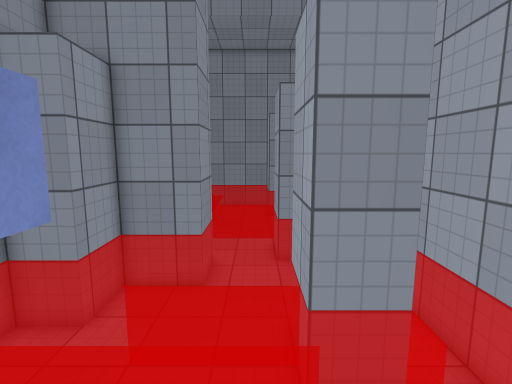
[1] (above)

16 first-person views from a walk through a Unity game level. The camera is 1.5 m above the floor, tilts 8° down and sees 85° across. The floor is counted in squares, 0.5 m on a side. Each view is taken from the middle of a square. On the plan, view 1 faces up. The plan holds only what a view shows up to about 20 squares ahead; the rest is blank. The place goes on beyond the plan. Door leaves are left out, so doorways stand open. Surface patterns are stand-ins for the level's own textures.

[2]
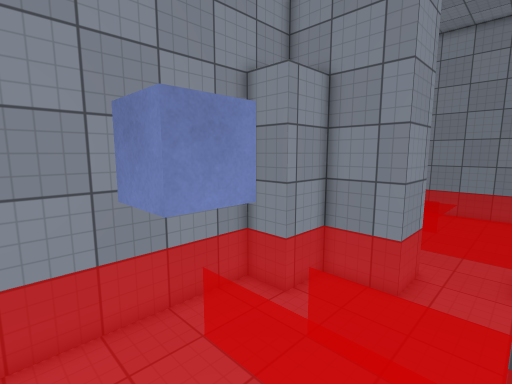

[3]
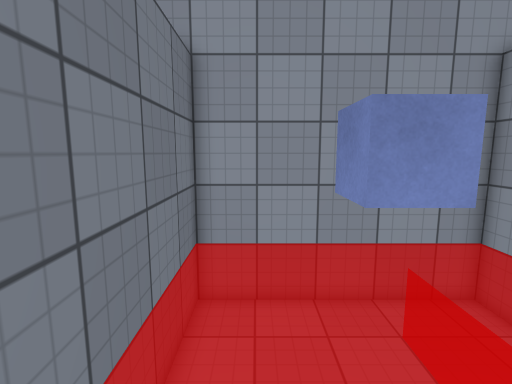

[4]
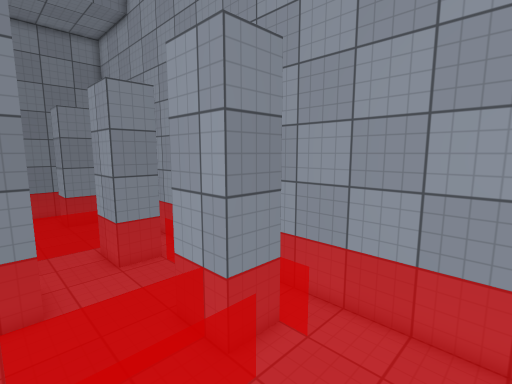

[5]
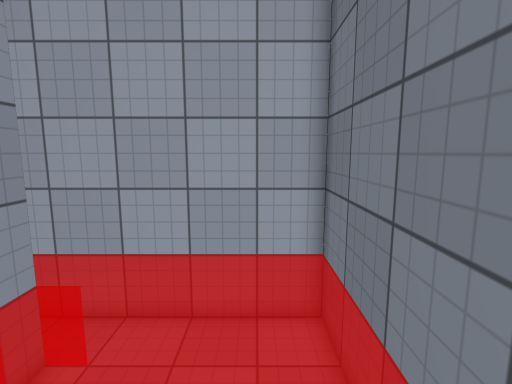

[6]
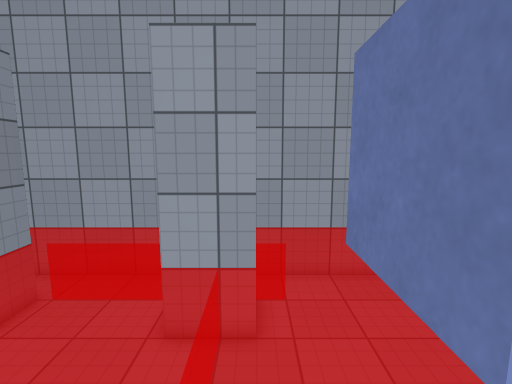

[7]
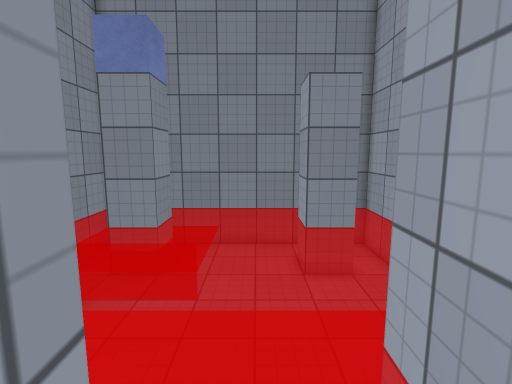

[8]
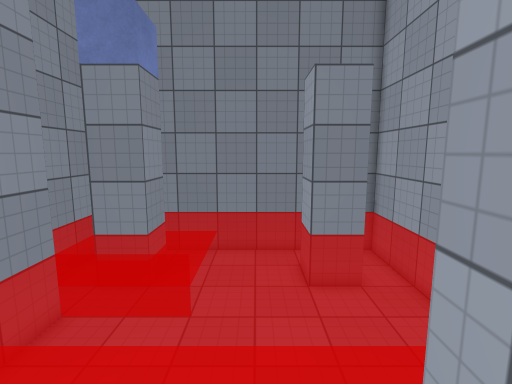

[9]
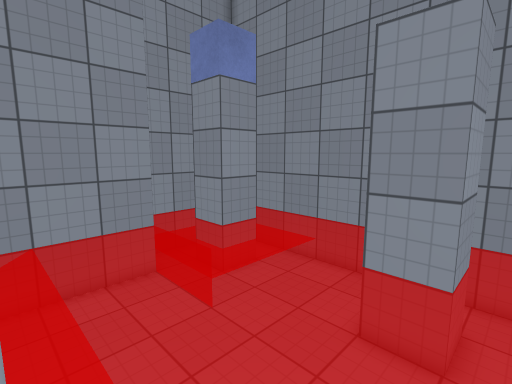

[10]
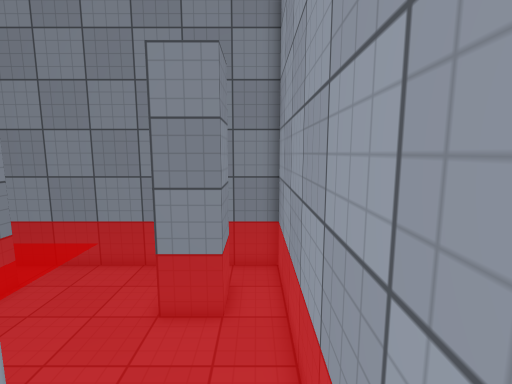

[11]
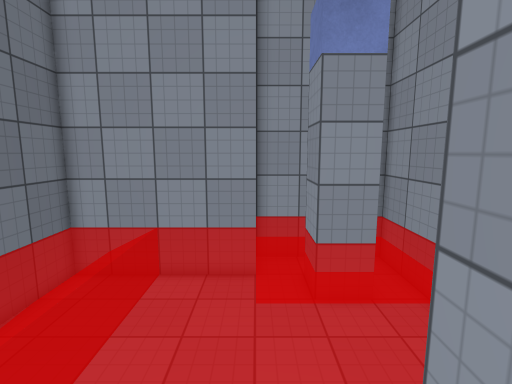

[12]
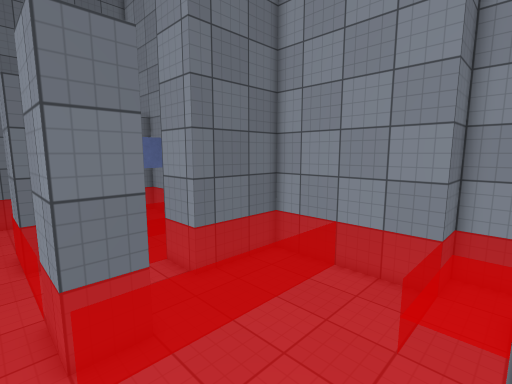

[13]
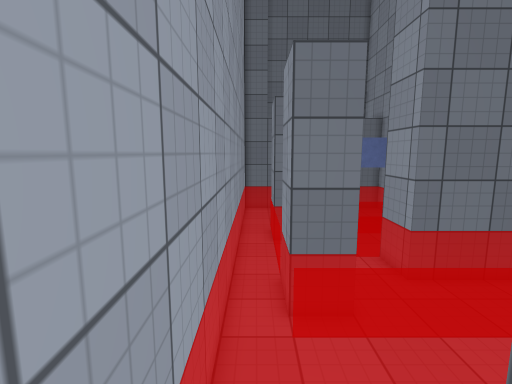

[14]
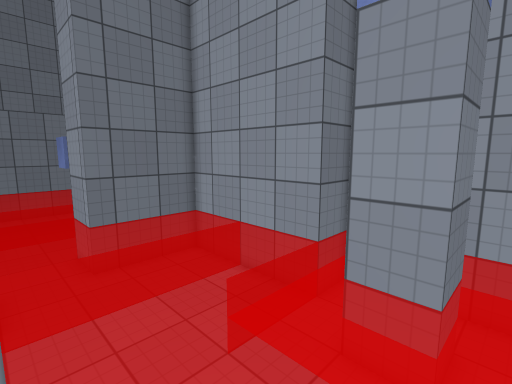

[15]
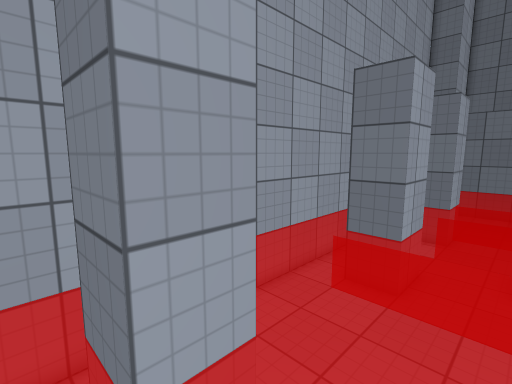

[16]
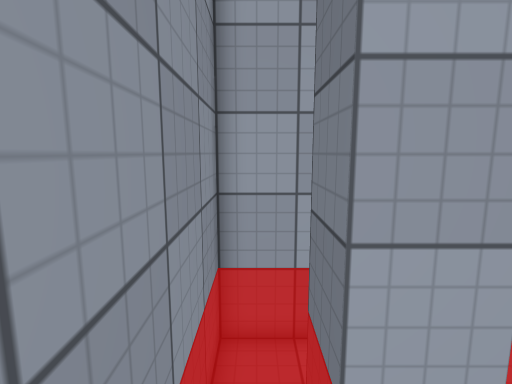

### Floor plan
Points are (right, up) in squares from view 1. A wall is a line through its corners. A room is listed if a view was taken in it or the views show most of it. See-through windows are left out.
Room 1 (views 1, 2, 3, 4, 5, 6)
walls: (-3, 4) (-3, 2) (-5, 2); (3, 5) (1, 5); (-5, 7.5) (-7, 7.5) (-7, -2) (5, -2) (5, 4.5)
Room 2 (views 7, 8)
walls: (1, 7.5) (3, 7.5) (3, 5); (3, 12.5) (1, 12.5) (1, 13.5); (-2, 12.5) (-2, 10); (5, 4.5) (5, 12.5)
Room 3 (views 9, 10, 11, 12, 13, 14, 15, 16)
walls: (1, 22) (1, 24) (3, 24) (3, 22) (1, 22); (1, 13.5) (1, 15) (3, 15) (3, 12.5); (-7.1, 24) (-5, 24) (-5, 22) (-7, 22); (5, 12.5) (5, 26) (-9, 26) (-9, 20) (-7, 20) (-7, 12.5) (-2, 12.5)

Positions as (right, up) in squares from view 1, and headings:
1: (0, 0), facing up
2: (1, 0), facing up-left
3: (2, 0), facing left
4: (-3, 0), facing up-right
5: (-3, 0), facing right
6: (-6, 5), facing right
7: (-1, 11), facing up
8: (-1, 12), facing up
9: (4, 15), facing up-left
10: (4, 14), facing up
11: (4, 20), facing left
12: (4, 22), facing down-left
13: (4, 23), facing down
14: (1, 25), facing down-left
15: (-2, 25), facing down-right
16: (-2, 25), facing right
